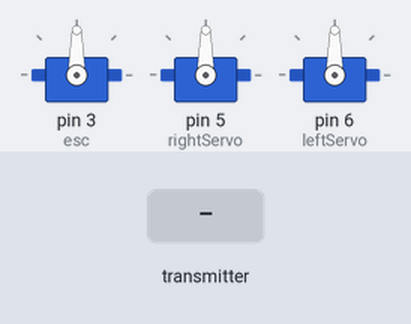
A sketch run on a simulated Arduino Uno, built with avr-gcc and run on an emulated ATmega328P. Parts: 3 × servo. The test bench sets the inputs (shaded band). No radio packets arrive unless stated.

Above: at 1.2 s.
1.3 s: the transmitter starts sending throttle = 0
At 2.0 s:
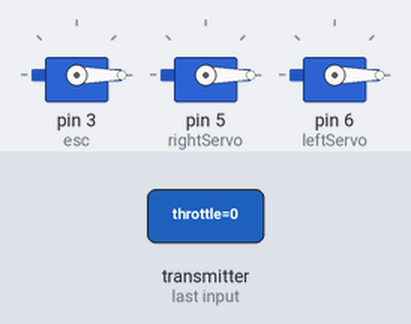
2.8 s: the transmitter starts sending leftAileron = 25
At 3.1 s:
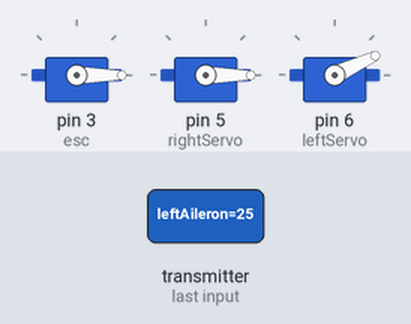
4.3 s: the transmitter starts sending rightAileron = 25
At 5.4 s:
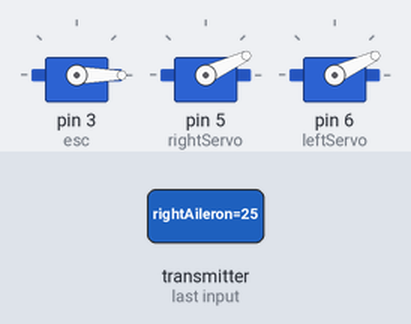
5.8 s: the transmitter starts sending throttle = 256
At 6.6 s:
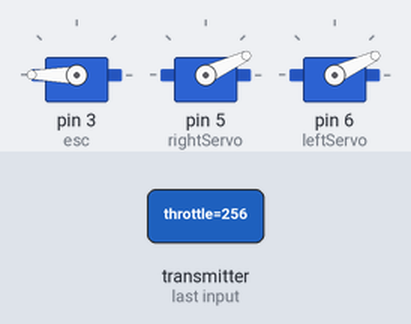
7.3 s: the transmitter starts sending leftAileron = 0
At 7.7 s:
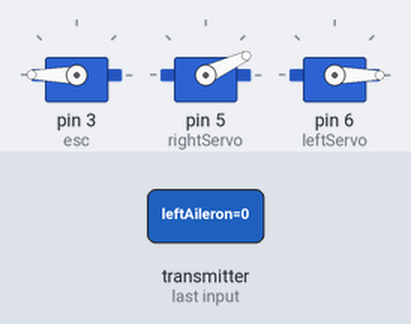
8.8 s: the transmitter starts sending rightAileron = 0
At 10.1 s:
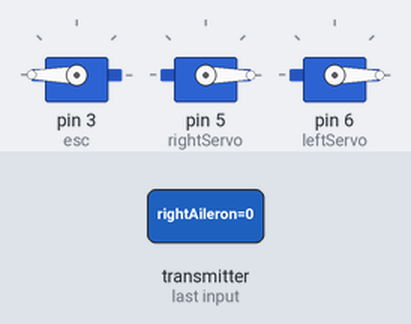
Timing chart, 0 to 11.3 s (numbered marks = the images above; inputs shaded):
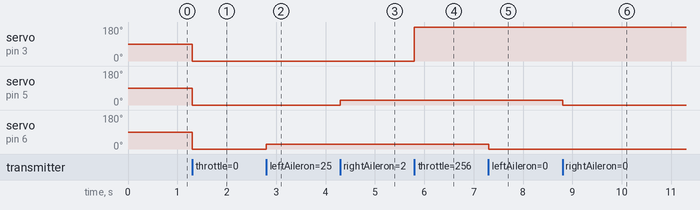

Measured:
- after the input at 1.3 s, servo on pin 3 (esc), servo on pin 5 (rightServo), servo on pin 6 (leftServo): 90° → 0° at once
- after the input at 2.8 s, servo on pin 6 (leftServo): 0° → 25° at once
- after the input at 4.3 s, servo on pin 5 (rightServo): 0° → 25° at once
- after the input at 5.8 s, servo on pin 3 (esc): 0° → 180° at once
- after the input at 7.3 s, servo on pin 6 (leftServo): 25° → 0° at once
- after the input at 8.8 s, servo on pin 5 (rightServo): 25° → 0° at once

The sketch:

receiverServo.ino
```cpp
#include <Servo.h>
#include <nRF24L01.h>
#include <RF24.h>
#include <SPI.h>
#include <RF24_config.h>

int esc = 3;
int leftServo = 6;
int rightServo = 5;

struct controls{
  int throttle;
  float leftAileron;
  float rightAileron;
};
controls plane = {0,0.00,0.00};

RF24 radio(10,9);
const byte address[6] = "00001";

Servo ESC;
Servo leftAileron;
Servo rightAileron;

void setup(){
  //Serial.begin(9600);

  radio.begin();
  radio.openReadingPipe(0,address);
  radio.setPALevel(RF24_PA_MIN);
  radio.startListening();

  ESC.attach(esc,1000,2000);
  rightAileron.attach(rightServo);
  leftAileron.attach(leftServo);
}

void loop() {
  if (radio.available()) {
    radio.read(&plane,sizeof(plane));
    leftAileron.write(plane.leftAileron);
    rightAileron.write(plane.rightAileron);
    ESC.write(plane.throttle);
    delay(15);
    //Serial.println(plane.rightAileron);
  }
}
```
